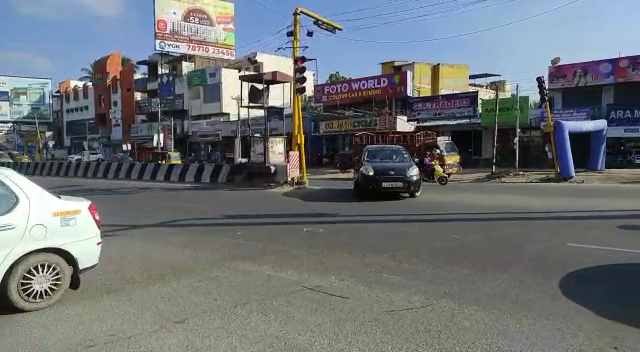
#> input picture frame 26 of testing/chn1.mp4, 640 x 352 px
$ jupyter execute --allow-errors main.ipynb
#> lines starting #> are read from the running program, lines starting #| are printed output that depends on the picture; after the words box and inside, x2 and y2 are one past the last pixel; in counts of white or black regions, pixels touching at a corner belong together; pictures that were not available may be replaced by others from this repository, and a replacement may not be noted
[cell 1]
from PIL import Image
import cv2
import numpy as np
import requests

#> (a cell that did not finish here is left out)

#> (a cell that did not finish here is left out)

#> (a cell that did not finish here is left out)

#> (a cell that did not finish here is left out)

[cell 6]
#Morphology-Ex, structuring element
kernel=cv2.getStructuringElement(cv2.MORPH_ELLIPSE,(2,2))
#> (the rest of this cell did not finish here and is left out)

[cell 7]
#Detecting cars using car cascade
car_cascade_src = 'cars.xml'
car_cascade = cv2.CascadeClassifier(car_cascade_src)
#> (the rest of this cell did not finish here and is left out)

[cell 8]
#Drawing bounding box on contours
cnt = 0
#> (the rest of this cell did not finish here and is left out)

### Without LED

[cell 9]
from PIL import Image
import cv2
import numpy as np
import requests
import time

def detect(frame,car_cascade):
    image_arr=np.array(frame)
    grey=cv2.cvtColor(image_arr,cv2.COLOR_BGR2GRAY)
    Image.fromarray(grey)
    blur=cv2.GaussianBlur(grey,(5,5),0)
    Image.fromarray(blur)
    erode=cv2.erode(blur,np.ones((3,3)))
    dilated=cv2.dilate(erode,np.ones((3,3)))
    Image.fromarray(dilated)
    kernel=cv2.getStructuringElement(cv2.MORPH_ELLIPSE,(2,2))
    closing=cv2.morphologyEx(dilated,cv2.MORPH_CLOSE,kernel)
    Image.fromarray(closing)
    cars = car_cascade.detectMultiScale(closing, 1.1, 1)
    cnt = 0
    for (x,y,w,h) in cars:
        cv2.rectangle(frame,(x,y),(x+w,y+h),(255,0,0),2)
        cnt += 1
    return cnt

#Detecting cars using car cascade
car_cascade_src = 'cars.xml'
car_cascade = cv2.CascadeClassifier(car_cascade_src)

#cap = cv2.VideoCapture(1)
cap1 = cv2.VideoCapture('./testing/chn1.mp4')
cap2 = cv2.VideoCapture('./testing/cars.mp4')
TIMER = int(5)
read=True
while read:
    ret, frame = cap1.read()
#> frame is the input picture: shape (352, 640, 3); mean B, G, R 116.8, 113.9, 108.6
    ret2, frame2 = cap2.read()
    read=ret and ret2
#> read = True
    if read:
        prev = time.time()
        count1=detect(frame,car_cascade)
#> in detect, `grey=cv2.cvtColor(image_arr,cv2.COLOR_BGR2GRAY)`:
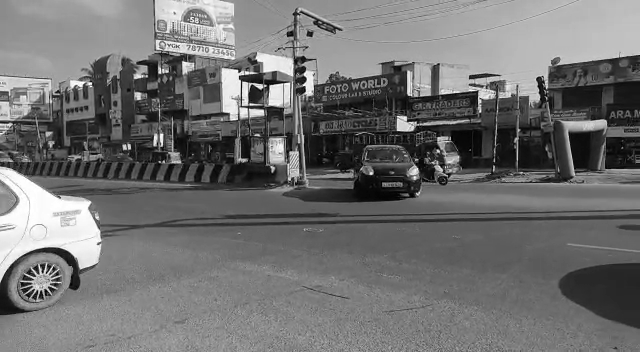
#> grey: shape (352, 640); min 0, max 255, mean 112.6
#> in detect, `blur=cv2.GaussianBlur(grey,(5,5),0)`:
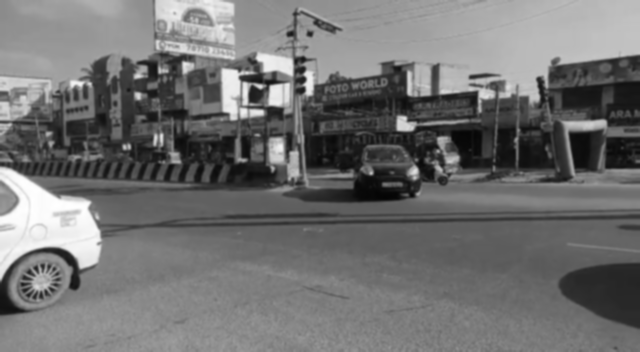
#> blur: shape (352, 640); min 4, max 255, mean 112.6
#> in detect, `erode=cv2.erode(blur,np.ones((3,3)))`:
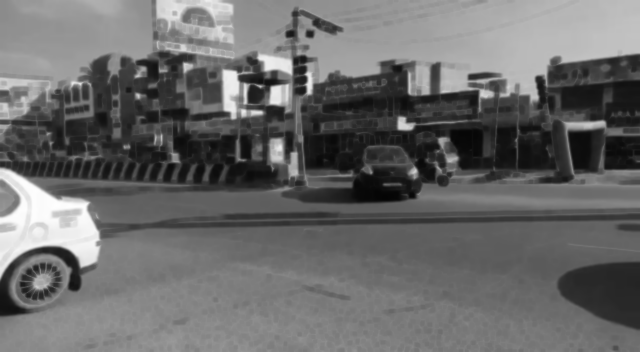
#> erode: shape (352, 640); min 4, max 255, mean 105.5
#> in detect, `closing=cv2.morphologyEx(dilated,cv2.MORPH_CLOSE,kernel)`:
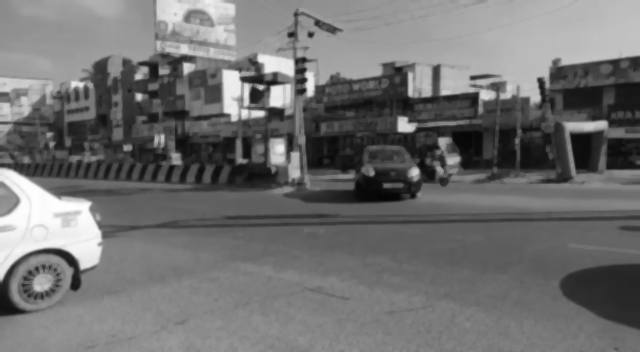
#> closing: shape (352, 640); min 4, max 255, mean 111.9
#> in detect, `cars = car_cascade.detectMultiScale(closing, 1.1, 1)`: cars = [[241, 74, 33, 33], [597, 131, 41, 41], [505, 121, 54, 54], [331, 132, 96, 96], [548, 52, 72, 72], [200, 115, 99, 99]]
#> the loop in detect, `for (x,y,w,h) in cars:` made 6 passes
#> after the loop in detect, `for (x,y,w,h) in cars:`:
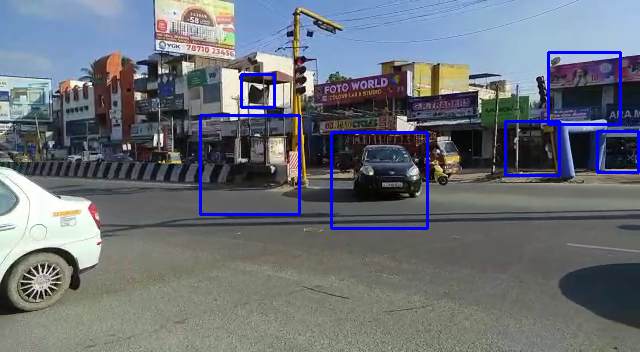
#> frame: shape (352, 640, 3); 2.09% of pixels changed, all inside (x1, y1, x2, y2) = (199, 51, 640, 230)
#> after the loop in detect, `for (x,y,w,h) in cars:`: cnt = 6
#> count1 = 6
        count2=detect(frame2,car_cascade)
#> the loop in detect (call 2), `for (x,y,w,h) in cars:` made 6 passes
#> count2 = 6
        print("Cars in vid1= ",count1," Cars in vid2= ",count2)
#| Cars in vid1=  6  Cars in vid2=  6
        time.sleep(5)

    if cv2.waitKey(25) & 0xFF == ord('q'):
#> (key q is pressed here)
        break
cv2.destroyAllWindows()
cap1.release()
cap2.release()
    #Image.fromarray(image_arr)

### With LED Integration in RPI

[cell 10]
from PIL import Image
import cv2
import numpy as np
import requests
import time
import RPi.GPIO as GPIO

GPIO.setmode(GPIO.BCM) # BCM and BOARD
GPIO.setwarnings(False)

led1=26
led2=21
led3=23
led4=3

GPIO.setup(led1, GPIO.OUT)
GPIO.setup(led2, GPIO.OUT)
GPIO.setup(led3, GPIO.OUT)
GPIO.setup(led4, GPIO.OUT)

def detect(frame,car_cascade):
    image_arr=np.array(frame)
    grey=cv2.cvtColor(image_arr,cv2.COLOR_BGR2GRAY)
    Image.fromarray(grey)
    blur=cv2.GaussianBlur(grey,(5,5),0)
    Image.fromarray(blur)
    erode=cv2.erode(blur,np.ones((3,3)))
    dilated=cv2.dilate(erode,np.ones((3,3)))
    Image.fromarray(dilated)
    kernel=cv2.getStructuringElement(cv2.MORPH_ELLIPSE,(2,2))
    closing=cv2.morphologyEx(dilated,cv2.MORPH_CLOSE,kernel)
    Image.fromarray(closing)
    cars = car_cascade.detectMultiScale(closing, 1.1, 1)
    cnt = 0
    for (x,y,w,h) in cars:
        #cv2.rectangle(frame,(x,y),(x+w,y+h),(255,0,0),2)
        cnt += 1
    return cnt

#Detecting cars using car cascade
car_cascade_src = '/home/pi/vehicle-detection/cars.xml'
car_cascade = cv2.CascadeClassifier(car_cascade_src)

#cap = cv2.VideoCapture(1)
cap1 = cv2.VideoCapture('/home/pi/vehicle-detection/testing/chn1.mp4')
cap2 = cv2.VideoCapture('/home/pi/vehicle-detection/testing/cars.mp4')
TIMER = int(5)
read=True
while read:
    ret, frame = cap1.read()
    ret2, frame2 = cap2.read()
    read=ret and ret2
    if read:
        prev = time.time()
        count1=detect(frame,car_cascade)
#> in detect, `kernel=cv2.getStructuringElement(cv2.MORPH_ELLIPSE,(2,2))`: kernel = [[0, 1], [1, 1]]
#> after the loop in detect, `for (x,y,w,h) in cars:`: cnt = 6
        count2=detect(frame2,car_cascade)
        print("Cars in vid1= ",count1," Cars in vid2= ",count2)
#| Cars in vid1=  6  Cars in vid2=  6
        time.sleep(5)
        if (count1>count2):
        	#led2|on led3|on
        	GPIO.output(led2,GPIO.HIGH)
        	GPIO.output(led1,GPIO.LOW)
        	GPIO.output(led3,GPIO.HIGH)
        	GPIO.output(led4,GPIO.LOW)
        else:
        	#led1|on led4|on
        	GPIO.output(led1,GPIO.HIGH)
        	GPIO.output(led2,GPIO.LOW)
        	GPIO.output(led4,GPIO.HIGH)
        	GPIO.output(led3,GPIO.LOW)
    if cv2.waitKey(25) & 0xFF == ord('q'):
#> (key q is pressed here)
        break

cv2.destroyAllWindows()
cap1.release()
cap2.release()
GPIO.cleanup()

$ run again, starting later in the video
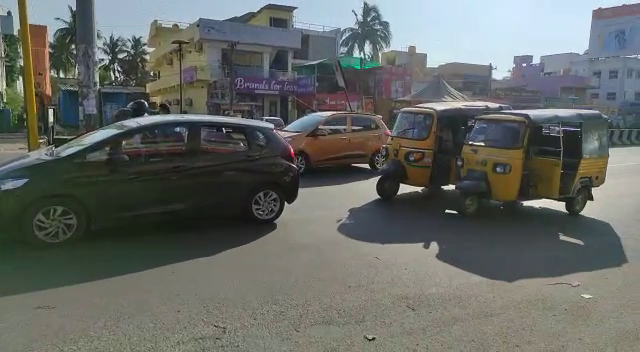
#> input picture frame 117 of testing/chn1.mp4, 640 x 352 px
#> frame is the input picture: shape (352, 640, 3); mean B, G, R 101.3, 105, 101.6
#> read = True
#> in detect, `closing=cv2.morphologyEx(dilated,cv2.MORPH_CLOSE,kernel)`:
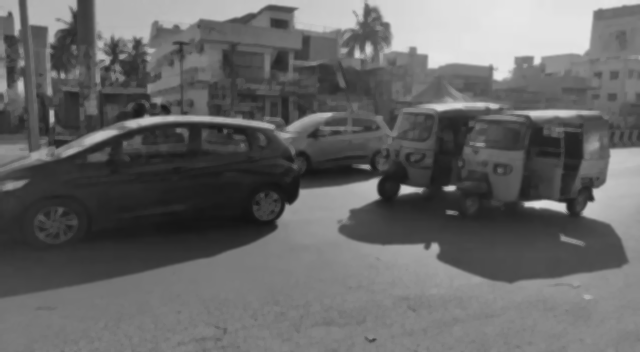
#> closing: shape (352, 640); min 19, max 230, mean 103
#> in detect, `cars = car_cascade.detectMultiScale(closing, 1.1, 1)`: cars = [[324, 119, 22, 22], [470, 117, 22, 22], [407, 123, 25, 25], [136, 82, 45, 45], [324, 128, 128, 128]]
#> the loop in detect, `for (x,y,w,h) in cars:` made 5 passes
#> after the loop in detect, `for (x,y,w,h) in cars:`:
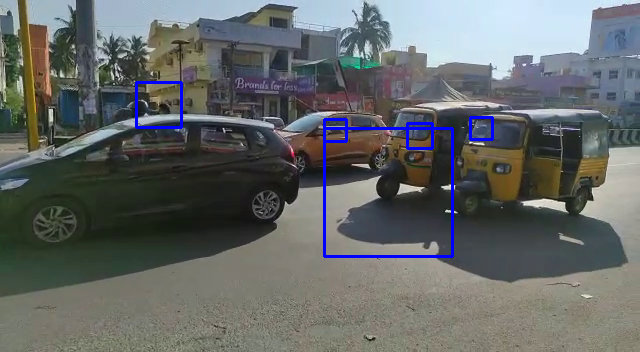
#> frame: shape (352, 640, 3); 1.25% of pixels changed, all inside (x1, y1, x2, y2) = (135, 81, 494, 258)
#> after the loop in detect, `for (x,y,w,h) in cars:`: cnt = 5
#> the loop in detect (call 2), `for (x,y,w,h) in cars:` made 5 passes
#| Cars in vid1=  5  Cars in vid2=  5
#> in detect, `kernel=cv2.getStructuringElement(cv2.MORPH_ELLIPSE,(2,2))`: kernel = [[0, 1], [1, 1]]
#> after the loop in detect, `for (x,y,w,h) in cars:`: cnt = 5
#| Cars in vid1=  5  Cars in vid2=  5

$ run again, starting later in the video
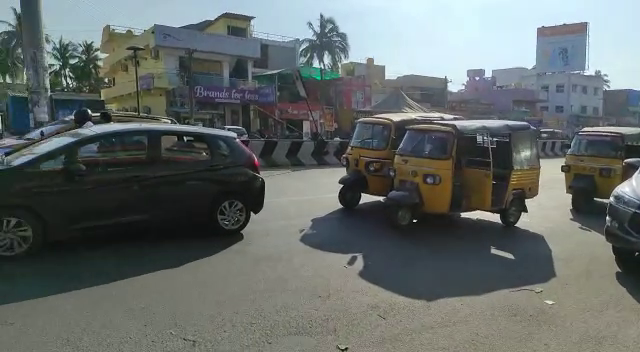
#> input picture frame 208 of testing/chn1.mp4, 640 x 352 px
#> frame is the input picture: shape (352, 640, 3); mean B, G, R 105.8, 107.3, 100.8
#> read = True
#> in detect, `closing=cv2.morphologyEx(dilated,cv2.MORPH_CLOSE,kernel)`:
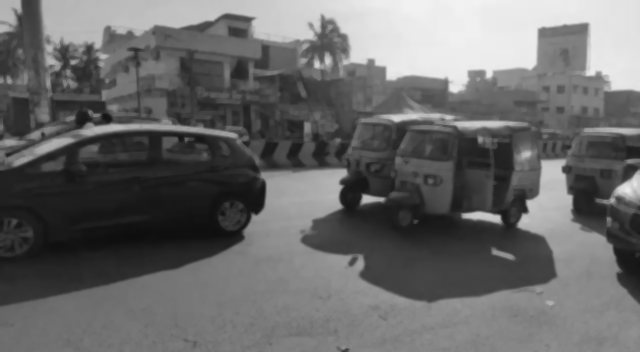
#> closing: shape (352, 640); min 14, max 242, mean 104.8
#> in detect, `cars = car_cascade.detectMultiScale(closing, 1.1, 1)`: cars = [[252, 29, 296, 296]]
#> the loop in detect, `for (x,y,w,h) in cars:` made 1 pass
#> (x, y, w, h, cnt) on pass 1: (252, 29, 296, 296, 1)
#> after the loop in detect, `for (x,y,w,h) in cars:`:
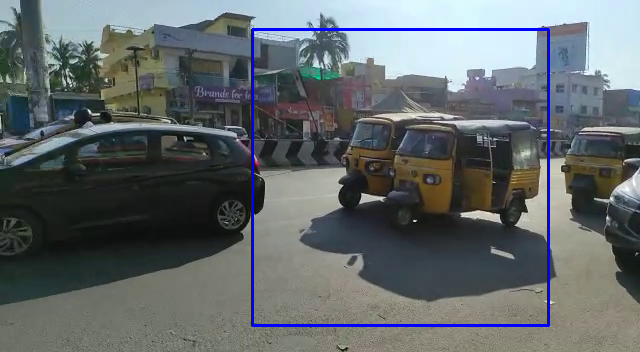
#> frame: shape (352, 640, 3); 1.57% of pixels changed, all inside (x1, y1, x2, y2) = (251, 28, 550, 327)
#> after the loop in detect, `for (x,y,w,h) in cars:`: cnt = 1
#> the loop in detect (call 2), `for (x,y,w,h) in cars:` made 1 pass
#| Cars in vid1=  1  Cars in vid2=  1
#> in detect, `kernel=cv2.getStructuringElement(cv2.MORPH_ELLIPSE,(2,2))`: kernel = [[0, 1], [1, 1]]
#> in detect, `cars = car_cascade.detectMultiScale(closing, 1.1, 1)`: cars = [[252, 29, 296, 296]]
#> after the loop in detect, `for (x,y,w,h) in cars:`: cnt = 1
#| Cars in vid1=  1  Cars in vid2=  1
